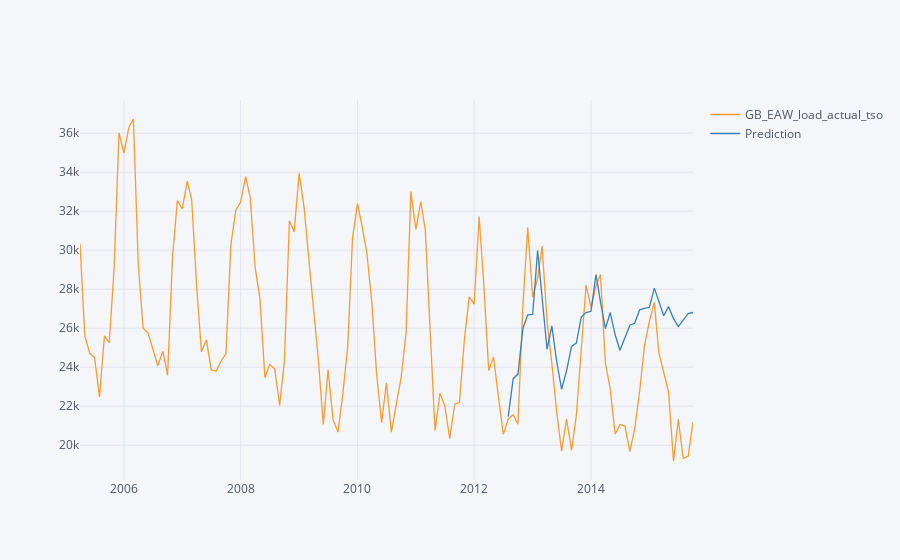

Notebook code cell kept with this figure:
### Code cell
# plotting whole dataset with predictions
pd.concat([data,future_forecast],axis=1).iplot()
